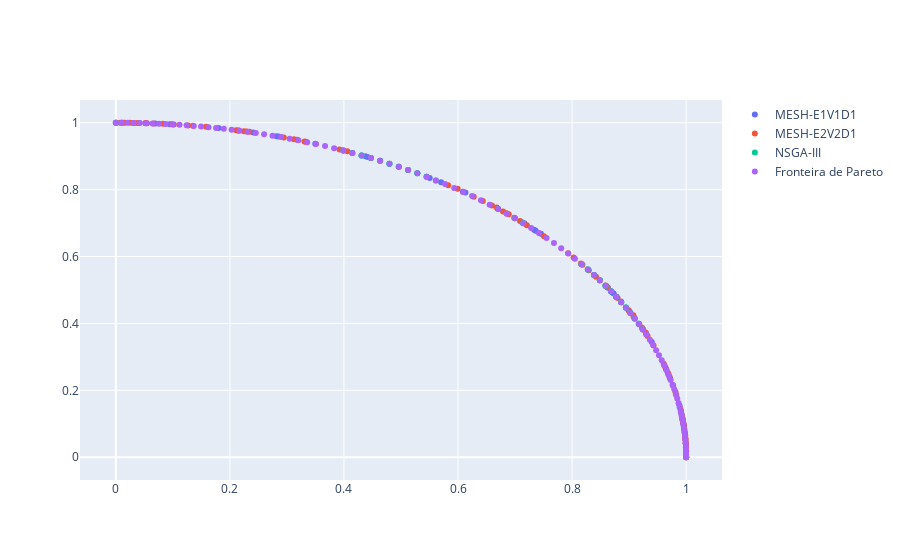

This figure's notebook cell:
### Code cell
fig = go.Figure(data=[go.Scatter(x=results_E1V1D1_DTLZ2['combined'][1][:,0], 
                                   y=results_E1V1D1_DTLZ2['combined'][1][:,1], 
                                   mode='markers', name='MESH-E1V1D1'),
                     go.Scatter(x=results_E2V2D1_DTLZ2['combined'][1][:,0], 
                                   y=results_E2V2D1_DTLZ2['combined'][1][:,1], 
                                   mode='markers', name='MESH-E2V2D1'),
                     go.Scatter(x=results_NSGA3_DTLZ2['combined'][1][:,0], 
                                   y=results_NSGA3_DTLZ2['combined'][1][:,1], 
                                   mode='markers', name='NSGA-III'),
                     go.Scatter(x=pareto_front_dtlz2[:,0], 
                                   y=pareto_front_dtlz2[:,1], 
                                   mode='markers', name='Fronteira de Pareto')])
fig.show()
